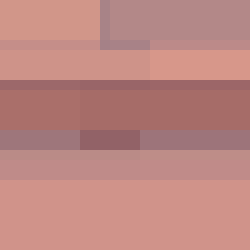
Frame 1 (no input)
Frame 60 (the mouse pressed at the canvas centre just before this capture): identical to frame 1, image omitted
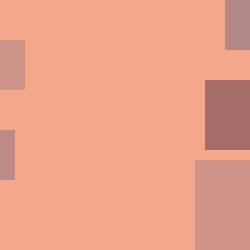
Frame 120 (the mouse held since frame 60 and released just before this capture)

The Processing sketch that drew these frames (run headless with seeded random() and noise(); from frame 60 on, the mouse is pressed at the canvas centre):

// Processing sketch: processing_18414
// ── processing_18414.pde

void setup () {
  size (250, 250);
  background (#F5A78A);
}
void draw () {
  fill(#987B86, 100);
  noStroke();
  background(#F5A78A);
  rect(-20 - (mouseX - 10), 0, 120, 50);
  fill(#C18B89, 190);
  rect(-20 - mouseX, 40, 170, 50);
  fill(#7E4E57, 160);
  rect (-20 - mouseX, 80, 100, 70);
   fill(#987B86, 160);
  rect(-20 - mouseX, 130, 160, 50);
   fill(#C18B89, 180);
  rect(-20 - mouseX, 160, 90, 100);
  
  // other side
  
  fill(#987B86, 180);
  noStroke();
  rect(100 + mouseX, 0, 150, 50);
  fill(#C18B89, 150);
  rect(150 + mouseX, 40, 100, 50);
  fill(#7E4E57, 170);
  rect (80 + mouseX, 80, 170, 70);
   fill(#987B86, 150);
  rect(140 + mouseX, 130, 110, 50);
   fill(#C18B89, 180);
  rect(70 + mouseX, 160, 230, 100);
  
  
  
  
}
